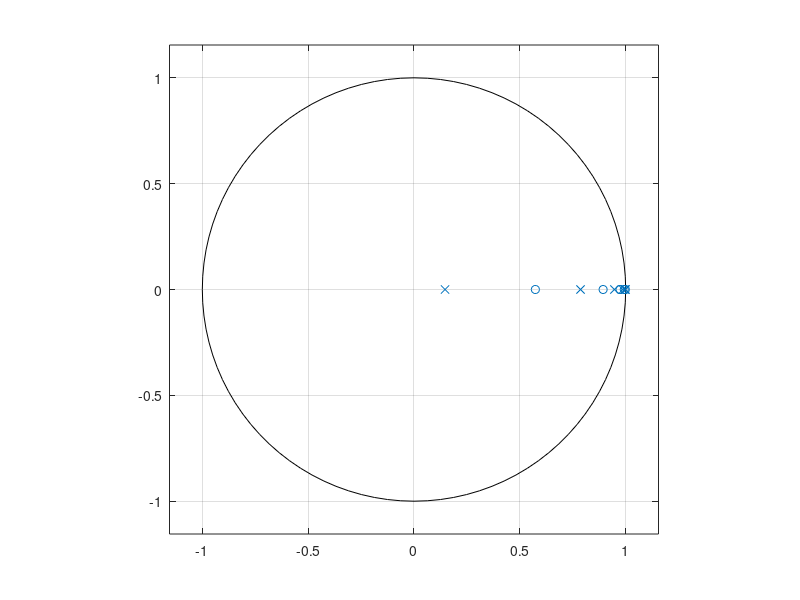
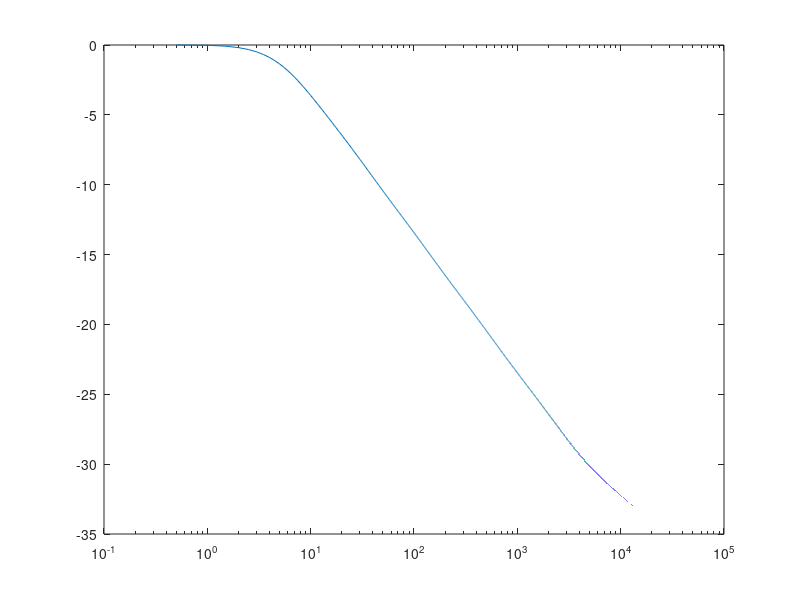
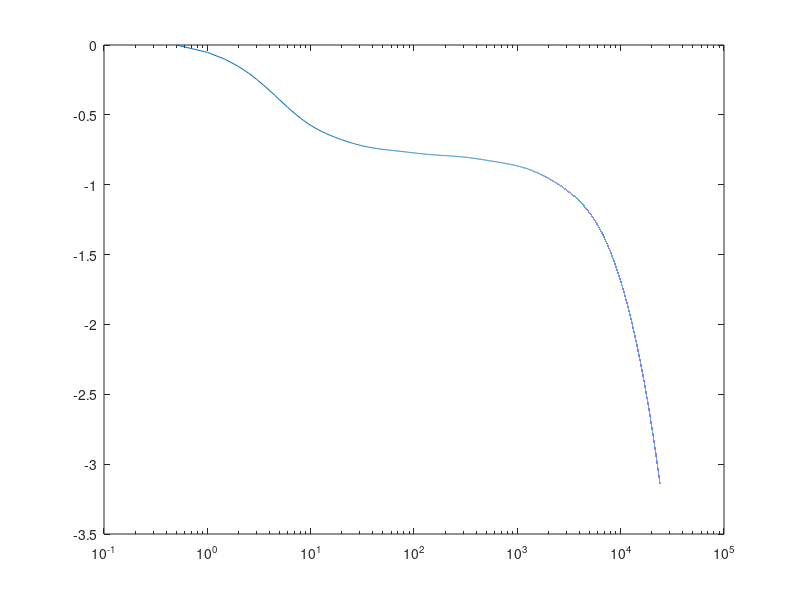
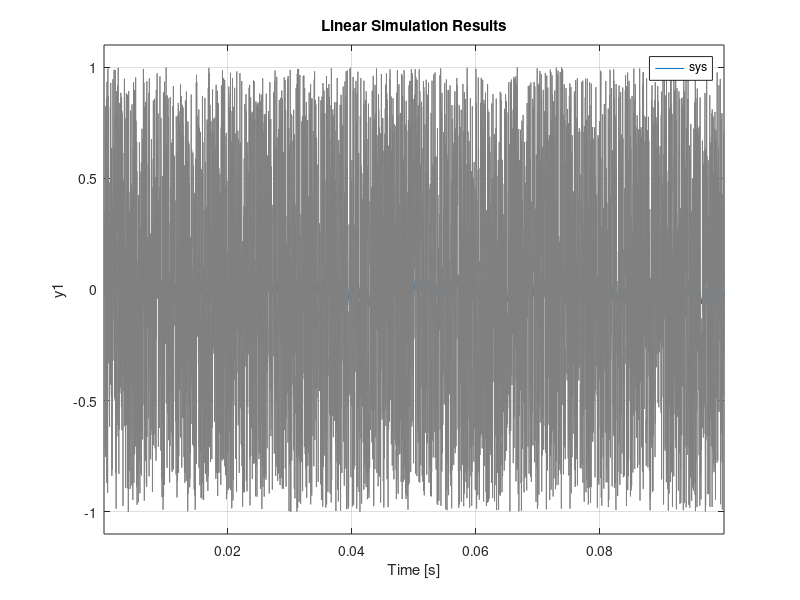

MATLAB code to generate these figures, in order:
close all 
clear all

pkg load signal

Fs=48000;
TD = .1; % test duration in seconds
time=1/Fs:1/Fs:TD;
Nbits = 32;
N = 6;
freq = 0.5:0.5:24000;


% generate filter z plane
j=1;
for i=1:N-1
  Z(i) = (Fs/2- j*40)/(Fs/2);
  j *= 4;
end

j=1;
for  i=1:N
  P(i) = (Fs/2- j*20)/(Fs/2);
  j *= 4;
end

% create transfer function
[NUM, DEN] = zp2tf(Z,P,1);

%normalize gain to unity
NUM = NUM* sum(DEN)/sum(NUM);


% input white noise
x=2*(rand(1,length(time))-0.5);
x(1:N+1)=zeros(1,N+1);

%x=sin(2*pi*1000*time);

% poles and zeros
zplane(NUM,DEN);

%frequency response
figure
[H,w]=freqz(NUM, DEN, Fs);
semilogx(freq, 20*log10(abs(H)))
figure
semilogx(freq, angle(H) )

% time response
sys = tf(NUM,DEN,1/Fs);
figure
lsim(sys,x, time)


% create my own response
y = zeros(1, length(time));

for i=N+1:length(time) 
    acc = 0;
    bcc = 0;
    for j=1:length(NUM)
      acc += NUM(j) * x(i-j+1);
    end
    for j=2:length(DEN)
      bcc += DEN(j) * y(i-j+1);
    end
    y(i) = acc - bcc;
end

figure
plot(time, y) 


% print filter coeffs

fn = fopen ("NUM.txt", "w");

for i=1:length(NUM)-1
  fprintf(fn,"%.20f, \n", NUM(i));
end 
fprintf(fn,"%.20f\n", NUM(length(NUM)));

fclose(fn);


fd = fopen ("DEN.txt", "w");

for i=2:length(DEN)-1
  fprintf(fd,"%.20f, \n", DEN(i));
end
    fprintf(fd,"%.20f\n", DEN(length(DEN)));

fclose(fd);
